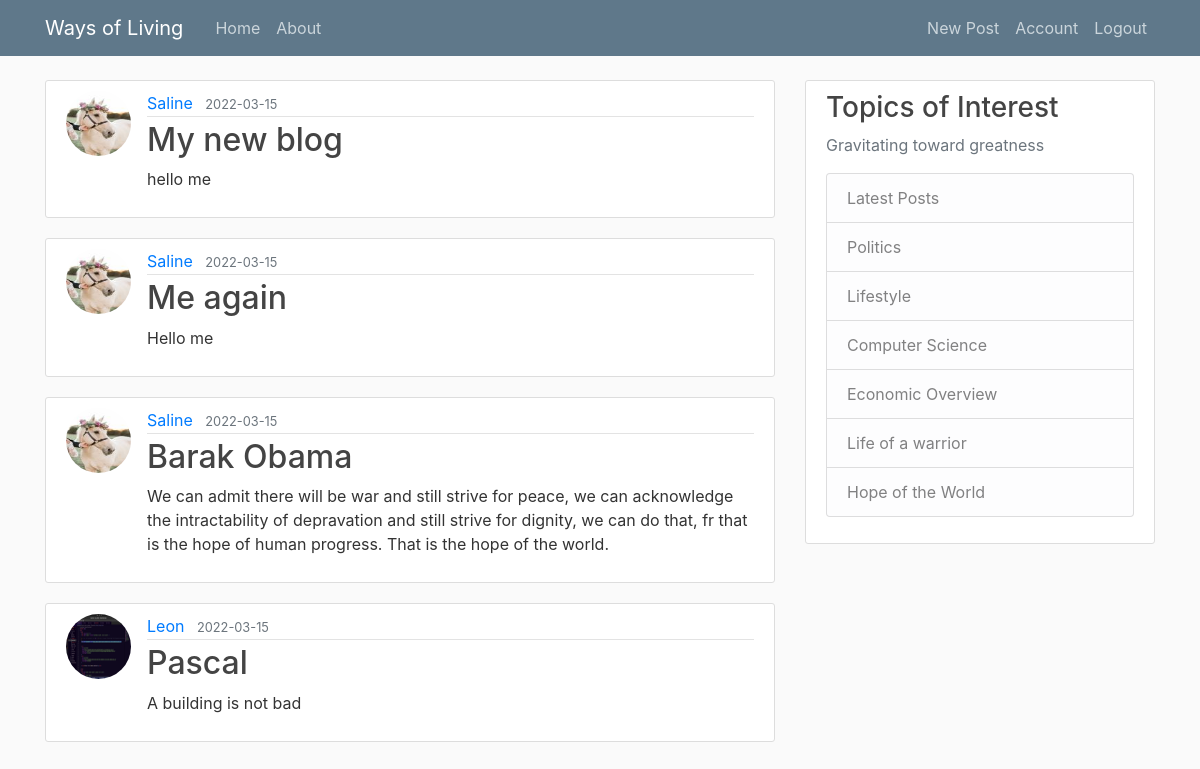
The app's page /index (signed in) with its own data.
### blog/models.py (models this page shows, shortened)
class Post(db.Model):
    id = db.Column(db.Integer, primary_key=True)
    title = db.Column(db.String(100), nullable=False)
    date_posted = db.Column(db.DateTime, nullable=False, default=datetime.utcnow)
    content = db.Column(db.Text, nullable=False)
    user_id = db.Column(db.Integer, db.ForeignKey('user.id'), nullable=False)

class User(db.Model, UserMixin):
    id = db.Column(db.Integer, primary_key=True)
    username = db.Column(db.String(20), unique=True, nullable=False)
    email = db.Column(db.String(120), unique=True, nullable=False)
    image_file = db.Column(db.String(20), nullable=False, default='default.jpg')
    password = db.Column(db.String(60), nullable=False)
    posts = db.relationship('Post', backref='author', lazy=True)

### blog/routes.py (the view)
@app.route("/")
@app.route("/index")
def index():
    posts = Post.query.all()
    return render_template('index.html', posts=posts)

### blog/models.py (called while the page is built)
@login_manager.user_loader
def load_user(user_id):
    return User.query.get(int(user_id))

### blog/templates/index.html
{% extends "base.html" %}
{% block content %}
    {% for post in posts %}
        <article class="media content-section">
          <img class="rounded-circle article-img" src="{{ url_for('static', filename='pictures/' + post.author.image_file) }}" alt="Profile picture">
          <div class="media-body">
            <div class="article-metadata">
              <a class="mr-2" href="#">{{ post.author.username }}</a>
              <small class="text-muted">{{ post.date_posted.strftime('%Y-%m-%d') }}</small>
            </div>
            <h2><a class="article-title" href="#">{{ post.title }}</a></h2>
            <p class="article-content">{{ post.content }}</p>
          </div>
        </article>
    {% endfor %}
{% endblock content %}

### blog/static/main.css (style rules this page uses)
body { background: #fafafa; color: #333333; margin-top: 5rem; }
h1, h2, h3, h4, h5, h6 { color: #444444; }
.content-section { background: #ffffff; padding: 10px 20px; border: 1px solid #dddddd; border-radius: 3px; margin-bottom: 20px; }
.article-title { color: #444444; }
.article-content { white-space: pre-line; }
.article-img { height: 65px; width: 65px; margin-right: 16px; }
.article-metadata { padding-bottom: 1px; margin-bottom: 4px; border-bottom: 1px solid #e3e3e3 }

### records on screen
Post: image_file (picture), author.username "Saline", date_posted "2022-03-15", title "My new blog", content "hello me"
Post: image_file (picture), author.username "Saline", date_posted "2022-03-15", title "Me again", content "Hello me"
Post: image_file (picture), author.username "Saline", date_posted "2022-03-15", title "Barak Obama", content "We can admit there will be war and still strive for peace, we can acknowledge the intractability of depravation and still strive for dignity, we can do that, fr that is the hope of human progress. That is the hope of the world."
Post: image_file (picture), author.username "Leon", date_posted "2022-03-15", title "Pascal", content "A building is not bad"
